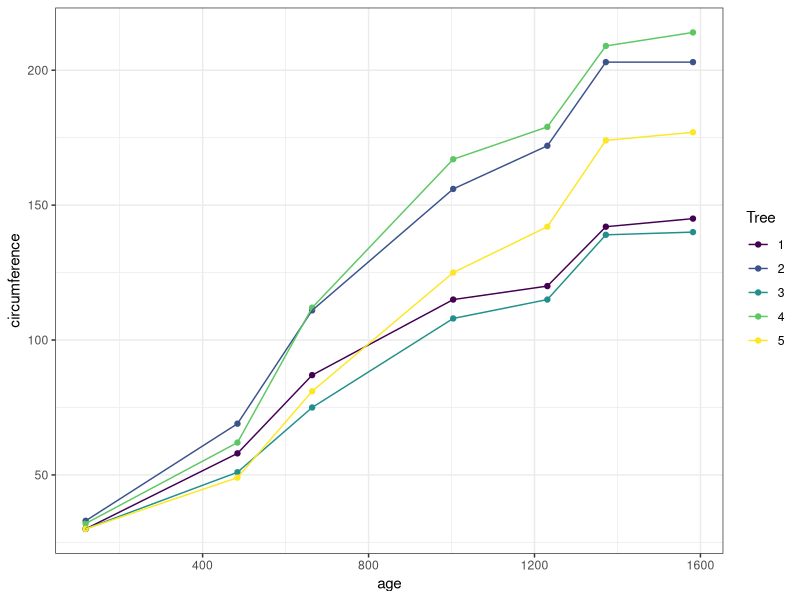
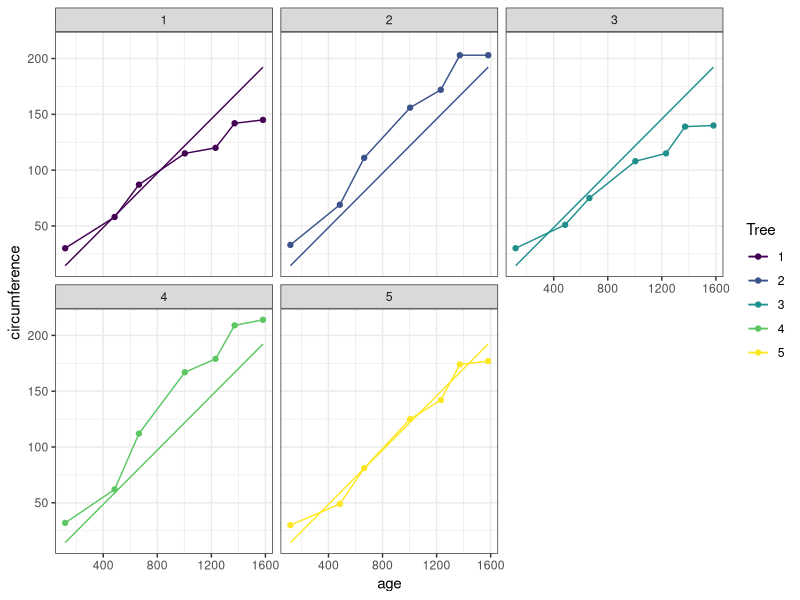
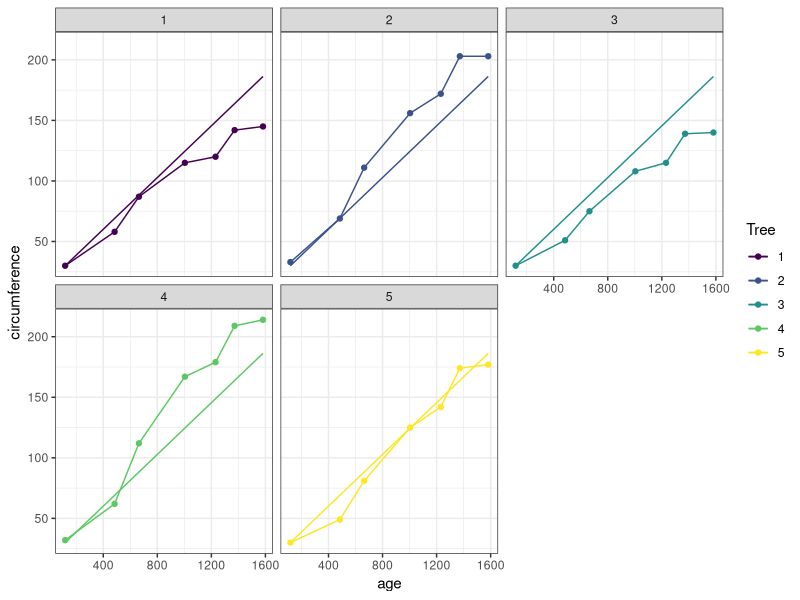
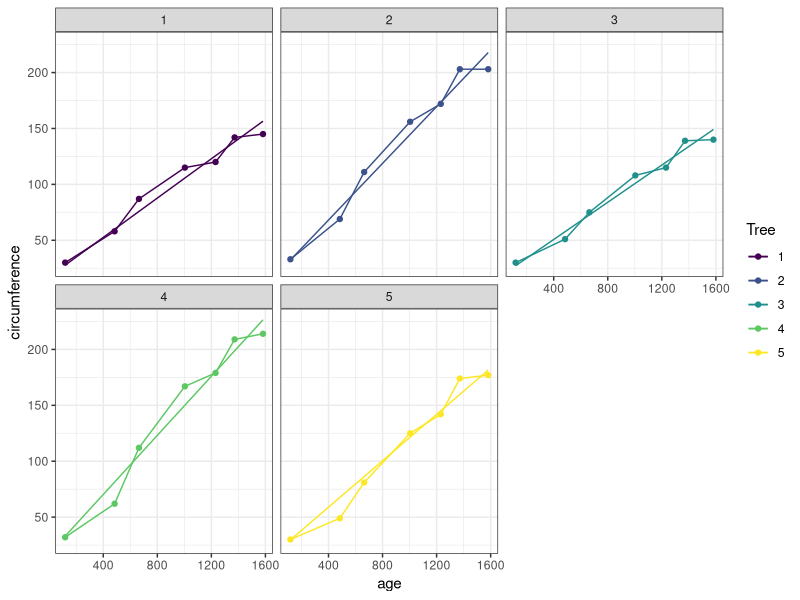
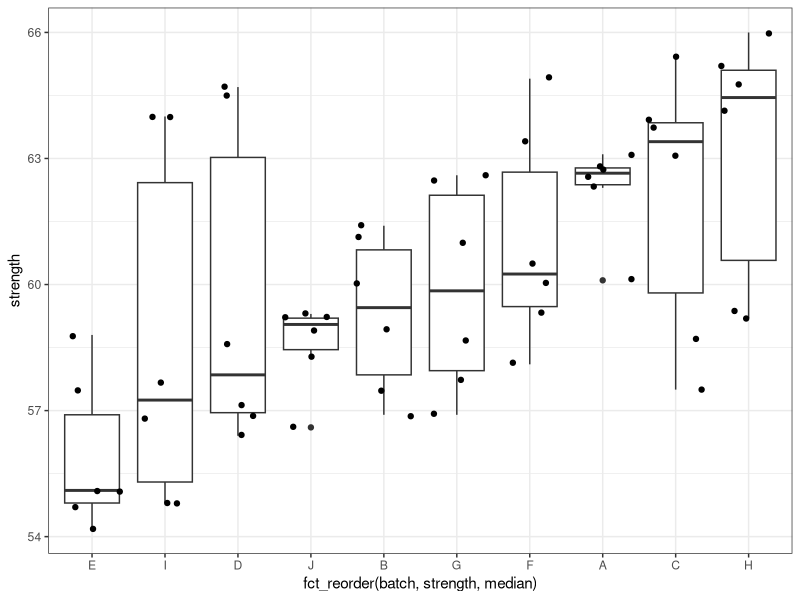
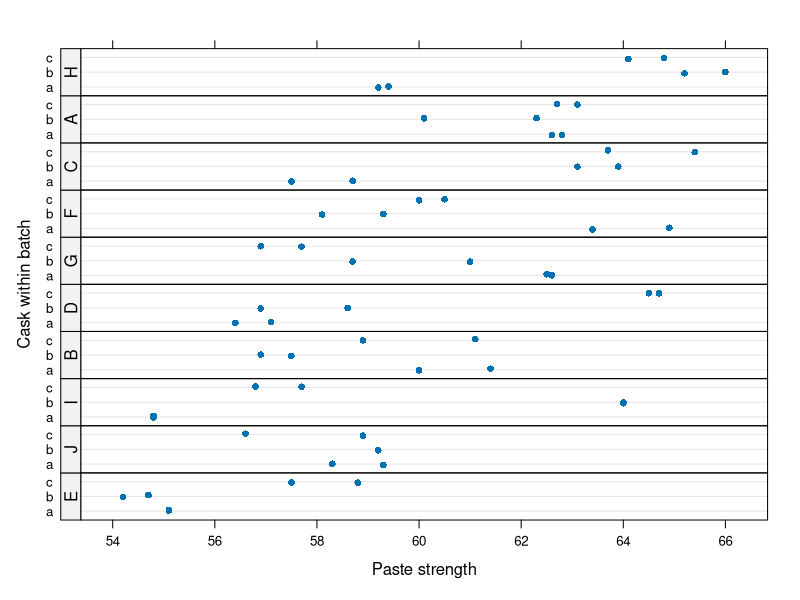

The R source for these figures, in order:
## ---- chunk 1
#| code-fold: false
library(tidyverse)
library(lme4)
library(lattice)
theme_set(theme_bw())
## ---- chunk 2
data(Orange)
## we force the sorting of the levels (1,2,3)
Orange$Tree <- factor(Orange$Tree, levels = unique(Orange$Tree))
Orange %>% as_tibble() %>% rmarkdown::paged_table()
## ---- chunk 3
#| code-fold: true
pl <- 
  Orange %>% 
    ggplot() + aes(x = age, y = circumference, color = Tree) + 
  geom_point() + geom_line() 
pl
## ---- chunk 4
lm1 <- lm(circumference~age+0, data=Orange) 
pl + geom_line(aes(x = age, y = predict(lm1))) + facet_wrap(~Tree) + theme_bw()
## ---- chunk 5
lm2 <- lm(circumference~age, data=Orange) 
pl + geom_line(aes(x = age, y = predict(lm2))) + facet_wrap(~Tree) + theme_bw()
## ---- chunk 6
# compare these two models 
anova(lm1, lm2)
BIC(lm1, lm2)
AIC(lm1, lm2)
# it seems that lm1 is better 
## ---- chunk 7
# random effect only on intercept
lmem1 <- lmer(circumference ~ age + (1|Tree), data = Orange) 
# random effect only on slope
lmem2 <- lmer(circumference ~ age + (age + 0|Tree), data = Orange)
# random effect on intercept and slope
lmem3 <- lmer(circumference ~ 1+age + (1+age|Tree), data = Orange)
## ---- chunk 8
BIC(lmem1, lmem2, lmem3, lm1, lm2)
# it seems that lmem2 (random effect only on slope) is the best.
# lmem2 and lmem3 do the similar prediction. BIC choose the one with less parameters. 

# Attention to the df! 
# lm1: sigma(variance of noise), intercept
# lm2: sigma(variance of noise), intercept, slope of age
# lmem1: sigma(variance of noise), intercept, slope of age, variance of random effects on Tree for intercept 
# lmem3: sigma(variance of noise), intercept, slope of age, 
        # variance of random effects on Tree for slope of age, 
        # variance of random effects on intercept,
        # covariance of these two above
## ---- chunk 9
pl + geom_line(aes(x = age, y = predict(lmem2))) + facet_wrap(~Tree) + theme_bw()
## ---- chunk 10
confint(lmem2)
## ---- chunk 11

## ---- chunk 12
data(Pastes)
Pastes %>% as_tibble() %>% rmarkdown::paged_table()
## ---- chunk 13
Pastes %>% 
  group_by(batch, cask) %>% 
  summarise(mean_strengh = mean(strength), sd_strength = sd(strength), n_replicat = n()) %>% 
  rmarkdown::paged_table()
## ---- chunk 14
#| code-fold: true
Pastes %>% 
  ggplot() + aes(x = fct_reorder(batch, strength, median), y = strength) + geom_boxplot() + geom_jitter()
## ---- chunk 15
#| code-fold: true
lattice::dotplot(cask ~ strength | reorder(batch, strength), Pastes,
        strip = FALSE, strip.left = TRUE, layout = c(1, 10),
        ylab = "Cask within batch",
        xlab = "Paste strength", jitter.y = TRUE)
## ---- chunk 16
lm0 <- lm(strength~1, data = Pastes)
lm1 <- lm(strength~batch + 0, data = Pastes)
lm2 <- lm(strength~batch + batch:cask + 0, data = Pastes)
## ---- chunk 17
BIC(lm0, lm1, lm2)
## ---- chunk 18
lmem1 <- lmer(strength ~ 1 + (1|batch), data = Pastes) 
lmem2 <- lmer(strength ~ 1 + (1|batch:cask), data = Pastes) 
## ---- chunk 19
data(Oats, package = "nlme")
# keep the original order of the levels of Block and Variety
Oats$Block   <- factor(Oats$Block  , levels = unique(Oats$Block))  
Oats$Variety <- factor(Oats$Variety, levels = unique(Oats$Variety))
Oats %>% as_tibble() %>% rmarkdown::paged_table()
## ---- chunk 20
xtabs(~ Block + Variety, Oats)
